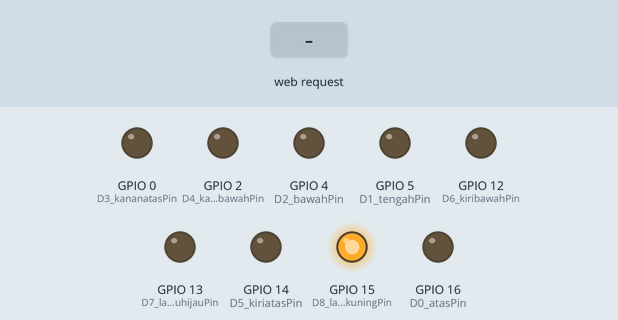
Bench run of a sketch on a simulated ESP8266 (NodeMCU). Parts: output pins drawn as LEDs (lit = HIGH). The test bench sets the inputs (shaded band). WiFi joins after 1.5 s; servers stay silent unless stated; what the sketch prints to the serial monitor is not drawn.

Above: at 3.4 s.
3.5 s: HTTP request GET /on received
At 4.4 s:
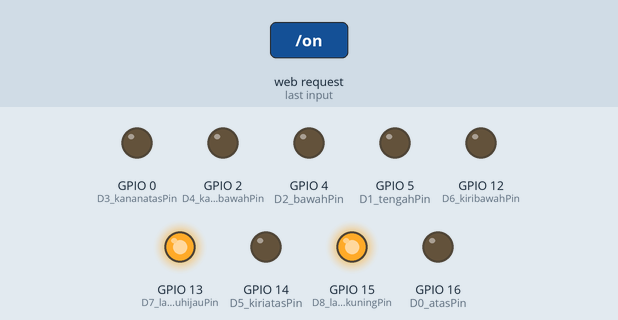
5.2 s: HTTP request GET /nomor=0 received
At 5.6 s:
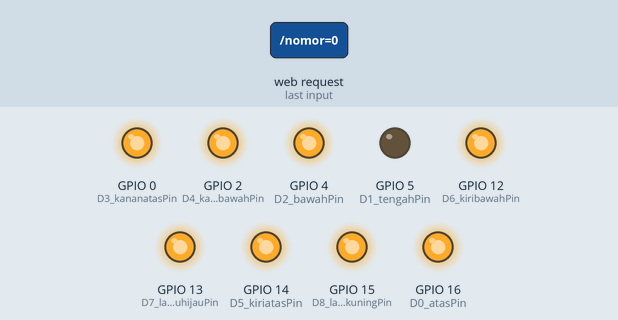
6.7 s: HTTP request GET /nomor=1 received
At 7.9 s:
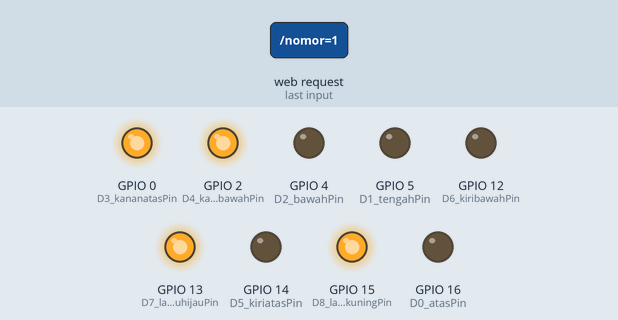
8.2 s: HTTP request GET /nomor=2 received
At 9.2 s:
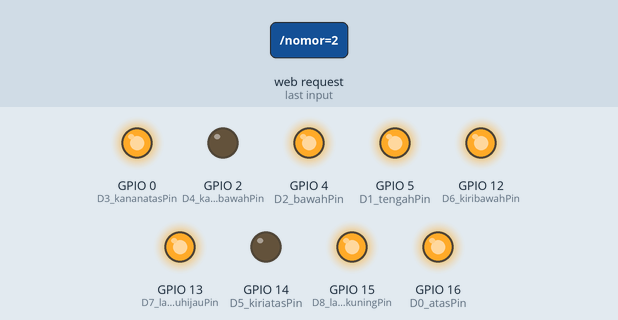
9.7 s: HTTP request GET /nomor=3 received
At 10.4 s:
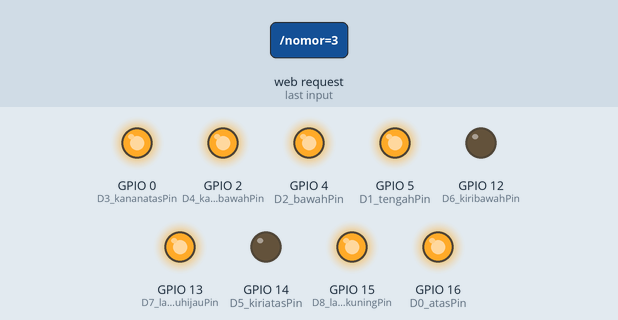
11.2 s: HTTP request GET /nomor=4 received
At 11.6 s:
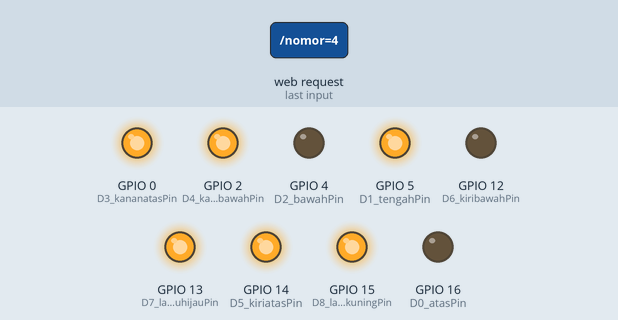
Timing chart, 0 to 13.7 s (numbered marks = the images above; inputs shaded):
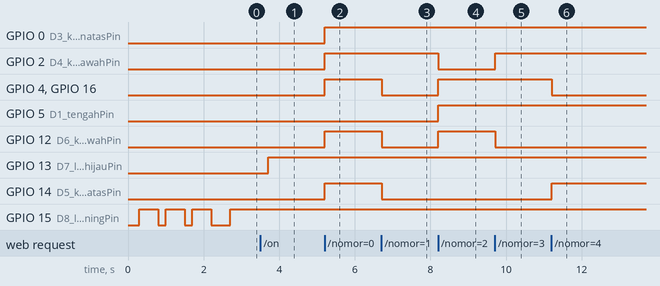

Measured:
- after the input at 3.5 s, GPIO 13 (D7_lampuhijauPin): LOW → HIGH after 0.21 s
- after the input at 5.2 s, GPIO 0 (D3_kananatasPin), GPIO 2 (D4_kananbawahPin), GPIO 4 (D2_bawahPin), GPIO 12 (D6_kiribawahPin), GPIO 14 (D5_kiriatasPin), GPIO 16 (D0_atasPin): LOW → HIGH at once
- after the input at 6.7 s, GPIO 4 (D2_bawahPin), GPIO 12 (D6_kiribawahPin), GPIO 14 (D5_kiriatasPin), GPIO 16 (D0_atasPin): HIGH → LOW at once
- after the input at 8.2 s, GPIO 2 (D4_kananbawahPin): HIGH → LOW at once; GPIO 4 (D2_bawahPin), GPIO 5 (D1_tengahPin), GPIO 12 (D6_kiribawahPin), GPIO 16 (D0_atasPin): LOW → HIGH at once
- after the input at 9.7 s, GPIO 2 (D4_kananbawahPin): LOW → HIGH at once; GPIO 12 (D6_kiribawahPin): HIGH → LOW at once
- after the input at 11.2 s, GPIO 4 (D2_bawahPin), GPIO 16 (D0_atasPin): HIGH → LOW at once; GPIO 14 (D5_kiriatasPin): LOW → HIGH at once

The sketch:

seventsegment.ino
```cpp
#include <ESP8266WiFi.h>
#include <ESP8266mDNS.h>
#include <WiFiUdp.h>

//const char* ssid = "Diva's Home";
//const char* password = "DIVA1234";

const char* ssid = "Semestapot_home";
const char* password = "jujur1234";


int D0_atasPin = 16; // GPIO16
int D1_tengahPin = 5; // GPIO5
int D2_bawahPin = 4; // GPIO4
int D3_kananatasPin = 0; // GPIO0
int D4_kananbawahPin = 2; // GPIO2
int D5_kiriatasPin = 14; // GPIO14
int D6_kiribawahPin = 12; // GPIO12
int D7_lampuhijauPin = 13; // GPIO13
int D8_lampukuningPin = 15; // GPIO15

int CekSistem = 0;

//int RX_GPIO3Pin = 3; // GPIO3
//int TX_GPIO1Pin = 1; // GPIO1

WiFiServer server(80);

void setup() {
  Serial.begin(115200);
  delay(100);


  pinMode(D0_atasPin, OUTPUT);
  pinMode(D1_tengahPin, OUTPUT);
  pinMode(D2_bawahPin, OUTPUT);
  pinMode(D3_kananatasPin, OUTPUT);
  pinMode(D4_kananbawahPin, OUTPUT);
  pinMode(D5_kiriatasPin, OUTPUT);
  pinMode(D6_kiribawahPin, OUTPUT);
  pinMode(D7_lampuhijauPin, OUTPUT);
  pinMode(D8_lampukuningPin, OUTPUT);

  digitalWrite(D7_lampuhijauPin, LOW);

  digitalWrite(D0_atasPin, LOW);
  digitalWrite(D1_tengahPin, LOW);
  digitalWrite(D2_bawahPin, LOW);
  digitalWrite(D3_kananatasPin, LOW);
  digitalWrite(D4_kananbawahPin, LOW);
  digitalWrite(D5_kiriatasPin, LOW);
  digitalWrite(D6_kiribawahPin, LOW);

  // Connect to WiFi network
  Serial.println();
  Serial.println();
  Serial.print("Connecting to ");
  Serial.println(ssid);

  WiFi.mode(WIFI_STA);
  WiFi.begin(ssid, password);


  while (WiFi.status() != WL_CONNECTED) {
    delay(200);
    Serial.print(".");
    digitalWrite(D8_lampukuningPin, HIGH);
    delay(500);
    digitalWrite(D8_lampukuningPin, LOW);
  }

  Serial.println("");
  Serial.println("WiFi connected");

  // Start the server
  server.begin();
  Serial.println("Server started");

  // Print the IP address
  Serial.print("Use this URL to connect: ");
  Serial.print("http://");
  Serial.print(WiFi.localIP());
  Serial.println("/");

}

void loop() {
  if (WiFi.status() != WL_CONNECTED) {
    delay(500);
    //Serial.print(".");
    digitalWrite(D8_lampukuningPin, HIGH);
    delay(500);
    digitalWrite(D8_lampukuningPin, LOW);
    ESP.restart();
    return;
  } else {
    delay(500);
    //Serial.print("+");
    digitalWrite(D8_lampukuningPin, HIGH);
  }

  // Check if a client has connected
  WiFiClient client = server.available();
  if (!client) {
    return;
  }

  // Wait until the client sends some data
  Serial.println("new client");
  while(!client.available()){
    delay(500);
  }
  // Read the first line of the request
  String request = client.readStringUntil('\r');
  Serial.println(request);

  client.flush();

  if (request.indexOf("/on") != -1){
      digitalWrite(D7_lampuhijauPin, HIGH);
      client.print("Sistem hidup !!");
      CekSistem = 1;
  } else if (request.indexOf("/off") != -1){
      digitalWrite(D7_lampuhijauPin, LOW);
      client.print("Sistem mati !!");
      CekSistem = 0;
      digitalWrite(D0_atasPin, LOW);
      digitalWrite(D1_tengahPin, LOW);
      digitalWrite(D2_bawahPin, LOW);
      digitalWrite(D3_kananatasPin, LOW);
      digitalWrite(D4_kananbawahPin, LOW);
      digitalWrite(D5_kiriatasPin, LOW);
      digitalWrite(D6_kiribawahPin, LOW);
  }

  if (CekSistem == 1){
    if (request.indexOf("/nomor=0") != -1){
      nol();
        client.print("nol !!");
    } else if (request.indexOf("/nomor=1") != -1) {
      satu();
      client.print("Satu !!");
    } else if (request.indexOf("/nomor=2") != -1) {
      dua();
      client.print("Dua !!");
    } else if (request.indexOf("/nomor=3") != -1) {
      tiga();
      client.print("Tiga !!");
    } else if (request.indexOf("/nomor=4") != -1) {
      empat();
      client.print("Empat !!");
    } else if (request.indexOf("/nomor=5") != -1) {
      lima();
      client.print("Lima !!");
    } else if (request.indexOf("/nomor=6") != -1) {
      enam();
      client.print("Enam !!");
    } else if (request.indexOf("/nomor=7") != -1) {
      tujuh();
      client.print("Tujuh !!");
    } else if (request.indexOf("/nomor=8") != -1) {
      delapan();
      client.print("Delapan !!");
    } else if (request.indexOf("/nomor=9") != -1) {
      sembilan();
      client.print("Sembilan !!");
    }

  }

}


void nol () {
  digitalWrite(D0_atasPin, HIGH);
  digitalWrite(D1_tengahPin, LOW);
  digitalWrite(D2_bawahPin, HIGH);
  digitalWrite(D3_kananatasPin, HIGH);
  digitalWrite(D4_kananbawahPin, HIGH);
  digitalWrite(D5_kiriatasPin, HIGH);
  digitalWrite(D6_kiribawahPin, HIGH);

}

void satu () {
  digitalWrite(D0_atasPin, LOW);
  digitalWrite(D1_tengahPin, LOW);
  digitalWrite(D2_bawahPin, LOW);
  digitalWrite(D3_kananatasPin, HIGH);
  digitalWrite(D4_kananbawahPin, HIGH);
  digitalWrite(D5_kiriatasPin, LOW);
  digitalWrite(D6_kiribawahPin, LOW);

}

void dua () {
  digitalWrite(D0_atasPin, HIGH);
  digitalWrite(D1_tengahPin, HIGH);
  digitalWrite(D2_bawahPin, HIGH);
  digitalWrite(D3_kananatasPin, HIGH);
  digitalWrite(D4_kananbawahPin, LOW);
  digitalWrite(D5_kiriatasPin, LOW);
  digitalWrite(D6_kiribawahPin, HIGH);

}

void tiga () {
  digitalWrite(D0_atasPin, HIGH);
  digitalWrite(D1_tengahPin, HIGH);
  digitalWrite(D2_bawahPin, HIGH);
  digitalWrite(D3_kananatasPin, HIGH);
  digitalWrite(D4_kananbawahPin, HIGH);
  digitalWrite(D5_kiriatasPin, LOW);
  digitalWrite(D6_kiribawahPin, LOW);

}

void empat () {
  digitalWrite(D0_atasPin, LOW);
  digitalWrite(D1_tengahPin, HIGH);
  digitalWrite(D2_bawahPin, LOW);
  digitalWrite(D3_kananatasPin, HIGH);
  digitalWrite(D4_kananbawahPin, HIGH);
  digitalWrite(D5_kiriatasPin, HIGH);
  digitalWrite(D6_kiribawahPin, LOW);

}

void lima () {
  digitalWrite(D0_atasPin, HIGH);
  digitalWrite(D1_tengahPin, HIGH);
  digitalWrite(D2_bawahPin, HIGH);
  digitalWrite(D3_kananatasPin, LOW);
  digitalWrite(D4_kananbawahPin, HIGH);
  digitalWrite(D5_kiriatasPin, HIGH);
  digitalWrite(D6_kiribawahPin, LOW);

}

void enam () {
  digitalWrite(D0_atasPin, HIGH);
  digitalWrite(D1_tengahPin, HIGH);
  digitalWrite(D2_bawahPin, HIGH);
  digitalWrite(D3_kananatasPin, LOW);
  digitalWrite(D4_kananbawahPin, HIGH);
  digitalWrite(D5_kiriatasPin, HIGH);
  digitalWrite(D6_kiribawahPin, HIGH);

}

void tujuh () {
  digitalWrite(D0_atasPin, HIGH);
  digitalWrite(D1_tengahPin, LOW);
  digitalWrite(D2_bawahPin, LOW);
  digitalWrite(D3_kananatasPin, HIGH);
  digitalWrite(D4_kananbawahPin, HIGH);
  digitalWrite(D5_kiriatasPin, LOW);
  digitalWrite(D6_kiribawahPin, LOW);

}

void delapan () {
  digitalWrite(D0_atasPin, HIGH);
  digitalWrite(D1_tengahPin, HIGH);
  digitalWrite(D2_bawahPin, HIGH);
  digitalWrite(D3_kananatasPin, HIGH);
  digitalWrite(D4_kananbawahPin, HIGH);
  digitalWrite(D5_kiriatasPin, HIGH);
  digitalWrite(D6_kiribawahPin, HIGH);

}

void sembilan () {
  digitalWrite(D0_atasPin, HIGH);
  digitalWrite(D1_tengahPin, HIGH);
  digitalWrite(D2_bawahPin, HIGH);
  digitalWrite(D3_kananatasPin, HIGH);
  digitalWrite(D4_kananbawahPin, HIGH);
  digitalWrite(D5_kiriatasPin, HIGH);
  digitalWrite(D6_kiribawahPin, LOW);

}
```
